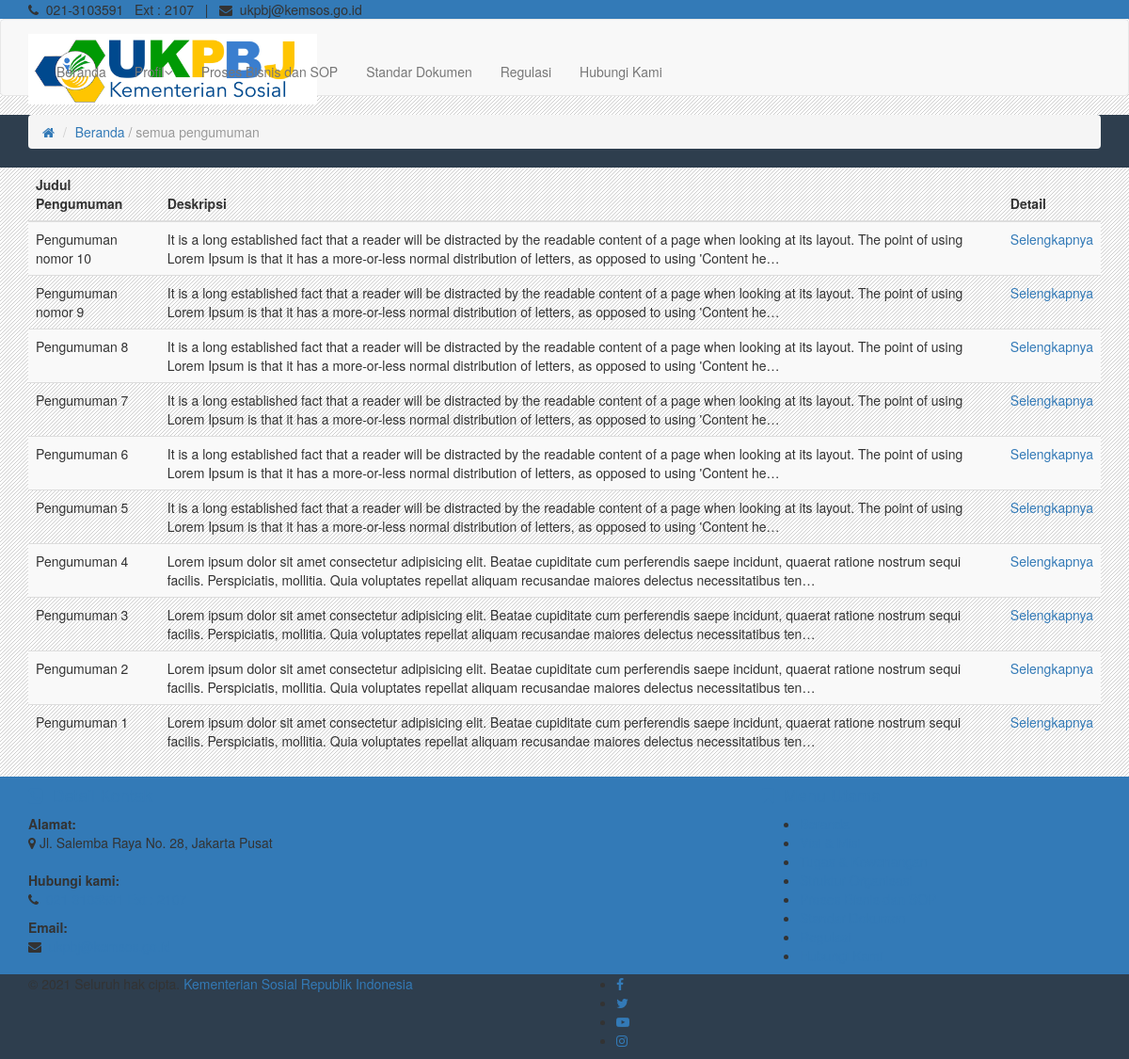
The app's page /pengumuman/, older data.
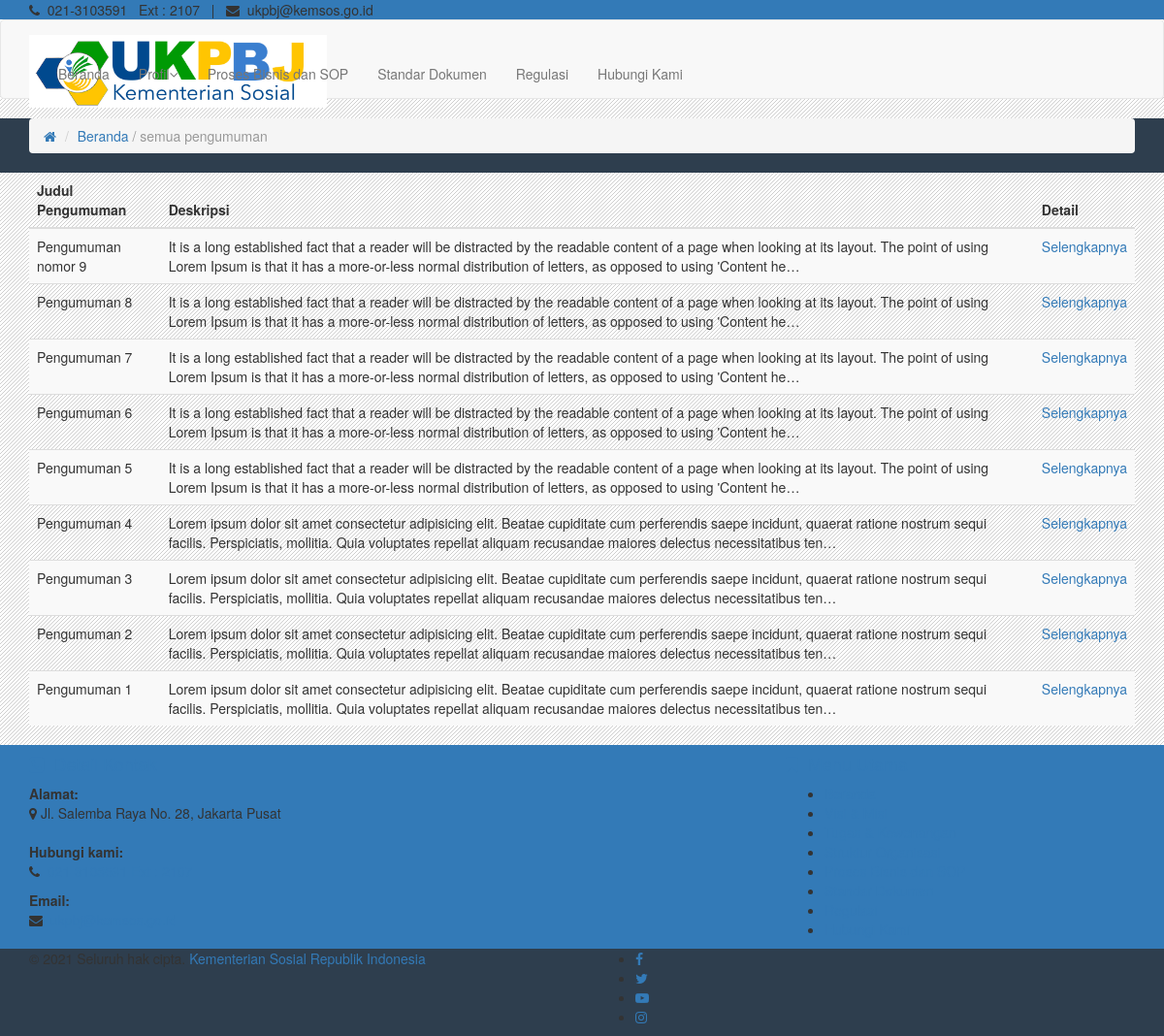
The same page, newer data.
### portal/models.py (models this page shows, shortened)
class Pengumuman(models.Model):
    title = models.CharField(max_length=200)
    description = models.TextField()
    image = models.ImageField(null=True, blank=True)
    created_date = models.DateTimeField(auto_now_add=True, null=True)
    created_by = models.ForeignKey(User, on_delete=models.CASCADE)

### portal/views.py (the view)
# urls.py: path('pengumuman/', views.all_pengumuman, name='pengumuman'),
def all_pengumuman(request):
    pengumuman = Pengumuman.objects.all().order_by('-id')
    context = {
        'pengumuman': pengumuman,
        'halaman': " / semua pengumuman",
    }
    return render(request, 'portal/pengumuman.html', context)

### portal/templates/portal/pengumuman.html (shortened to what this page needs)
{%  extends 'portal/main.html' %}
{% load static %}
{% block content %}
 <div class="contents">
    <section id="inner-headline">
        <div class="container">
            <div class="row">
                <div class="col-lg-12">
                    <ul class="breadcrumb">
                        <li><a href="index.html"><i class="fa fa-home"></i></a></li>
                        <li class="active"><a href="{% url 'home' %}">Beranda</a>{{halaman}}</li>
                    </ul>
                </div>
            </div>
        </div>
    </section>
    <section id="content">
        <div class="container">
            <div class="row">
                <div class="col-lg-12">
                    <article>
                        <div dir="ltr">
                            <table id="tabel-data" class="table table-striped table-hover" width="100%" cellspacing="0">
                                <thead>
                                    <tr>
                                        <th>Judul Pengumuman</th>
                                        <th>Deskripsi</th>
                                        <th>Detail</th>
                                    </tr>
                                </thead>
                                <tbody>
                                        {% for pengumuman in pengumuman %}
                                        <tr>
                                            <td>{{pengumuman.title}}</td>
                                            <td>{{pengumuman.description|truncatechars:250}}</td>
                                            <td><a href="{% url 'detil_pengumuman' pengumuman.id %}">Selengkapnya</a></td>
                                        </tr>
                                        {% endfor %}
                                </tbody>
                            </table>
                        </div>
                    </article>
                </div>
            </div>
        </div>
    </section>
</div>
{% endblock %}

Row changes from the older to the newer data that the page shows:
removed Pengumuman: title "Pengumuman nomor 10", description "It is a long established fact that a reader will be distracted by the readable content of a page when looking at its layout. The point of using Lorem Ipsum is that it has a more-or-less normal distribution of letters, as opposed to using 'Content he…"
